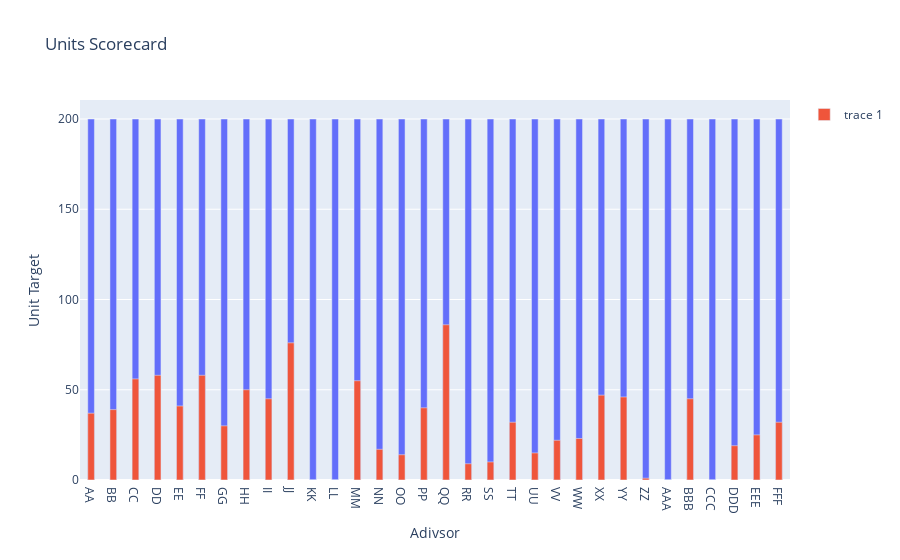

The notebook cell saved with this chart:
### Code cell
fig = px.bar(df, x=df['Adivsor'], y = df['Unit Target'], title='Units Scorecard', labels='Adivsor')
fig.add_bar(x=df['Adivsor'], y = df['Units'])
fig.update_layout(barmode='overlay', bargap=0.70)
fig.show()

### Figure 1 — Plotly figure (JSON) as saved in the notebook; plotly's stock layout.template omitted (floating-point values rounded to 4 significant figures)
{"data": [{"alignmentgroup": "True", "hovertemplate": "Adivsor=%{x}<br>Unit Target=%{y}<extra></extra>", "legendgroup": "", "marker": {"color": "#636efa", "pattern": {"shape": ""}}, "name": "", "offsetgroup": "", "orientation": "v", "showlegend": false, "textposition": "auto", "type": "bar", "x": ["AA", "BB", "CC", "DD", "EE", "FF", "GG", "HH", "II", "JJ", "KK", "LL", "MM", "NN", "OO", "PP", "QQ", "RR", "SS", "TT", "UU", "VV", "WW", "XX", "YY", "ZZ", "AAA", "BBB", "CCC", "DDD", "EEE", "FFF"], "xaxis": "x", "y": [200, 200, 200, 200, 200, 200, 200, 200, 200, 200, 200, 200, 200, 200, 200, 200, 200, 200, 200, 200, 200, 200, 200, 200, 200, 200, 200, 200, 200, 200, 200, 200], "yaxis": "y"}, {"type": "bar", "x": ["AA", "BB", "CC", "DD", "EE", "FF", "GG", "HH", "II", "JJ", "KK", "LL", "MM", "NN", "OO", "PP", "QQ", "RR", "SS", "TT", "UU", "VV", "WW", "XX", "YY", "ZZ", "AAA", "BBB", "CCC", "DDD", "EEE", "FFF"], "y": [37, 39, 56, 58, 41, 58, 30, 50, 45, 76, 0, 0, 55, 17, 14, 40, 86, 9, 10, 32, 15, 22, 23, 47, 46, 1, 0, 45, 0, 19, 25, 32]}], "layout": {"bargap": 0.7, "barmode": "overlay", "legend": {"tracegroupgap": 0}, "showlegend": true, "title": {"text": "Units Scorecard"}, "xaxis": {"anchor": "y", "domain": [0, 1], "title": {"text": "Adivsor"}}, "yaxis": {"anchor": "x", "domain": [0, 1], "title": {"text": "Unit Target"}}}}
